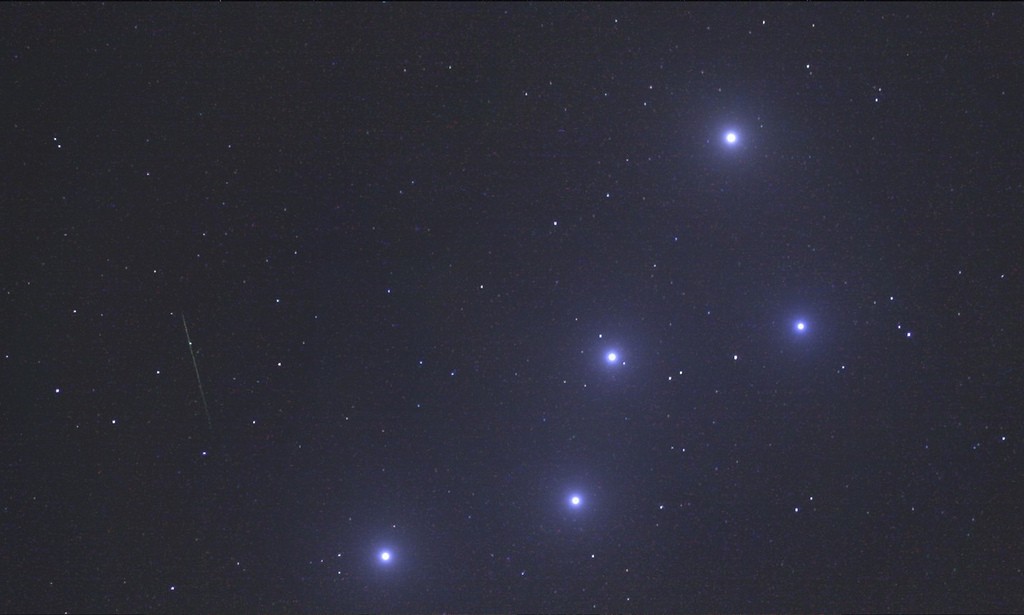
#> input picture cassiopeia.jpg, 1024 x 615 px, given in place of capture.jpg, which was not available
$ python Feckin_Controur.py
#> lines starting #> are read from the running program, lines starting #| are printed output that depends on the picture; after the words box and inside, x2 and y2 are one past the last pixel; in counts of white or black regions, pixels touching at a corner belong together; pictures that were not available may be replaced by others from this repository, and a replacement may not be noted
# -*- coding: utf-8 -*-
"""
Created on Tue Jun 25 13:03:10 2019

@author: Patrick
"""


import cv2
import numpy as np
import matplotlib.pyplot as plt

image = cv2.imread('capture.jpg')
#> image is the input picture: shape (615, 1024, 3); mean B, G, R 56.9, 44.8, 44.8
gray = cv2.cvtColor(image, cv2.COLOR_BGR2GRAY)
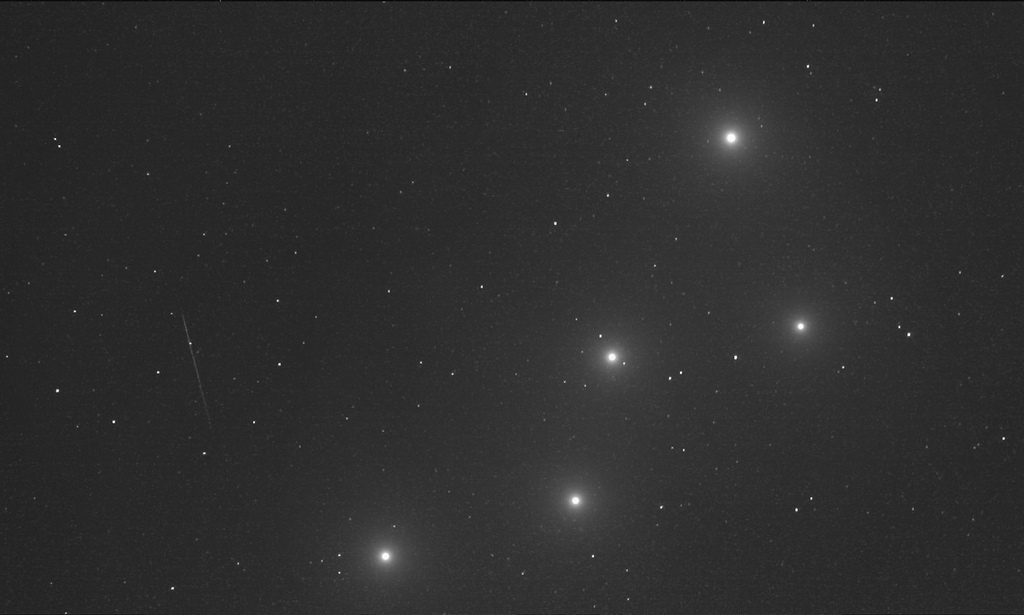
#> gray: shape (615, 1024); min 2, max 255, mean 46.1

ret, thresh = cv2.threshold(gray, 60, 255, cv2.THRESH_BINARY_INV)
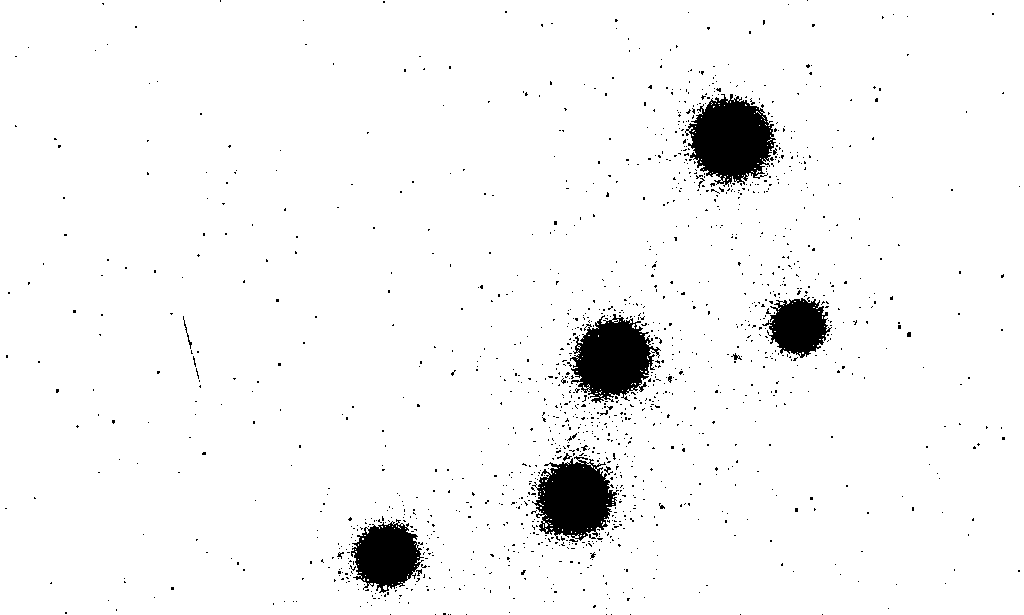
#> thresh: shape (615, 1024); 95.9% white; 1467 black regions (1454 under 20 px), largest, box (x1, y1, x2, y2) and area: (685, 94, 776, 187) 5440, (570, 314, 661, 403) 4932, (532, 456, 619, 541) 4704
blur = cv2.medianBlur(thresh, 1)
kernel = np.ones((10, 20), np.uint8)
img_dilation = cv2.dilate(blur, kernel, iterations=1)
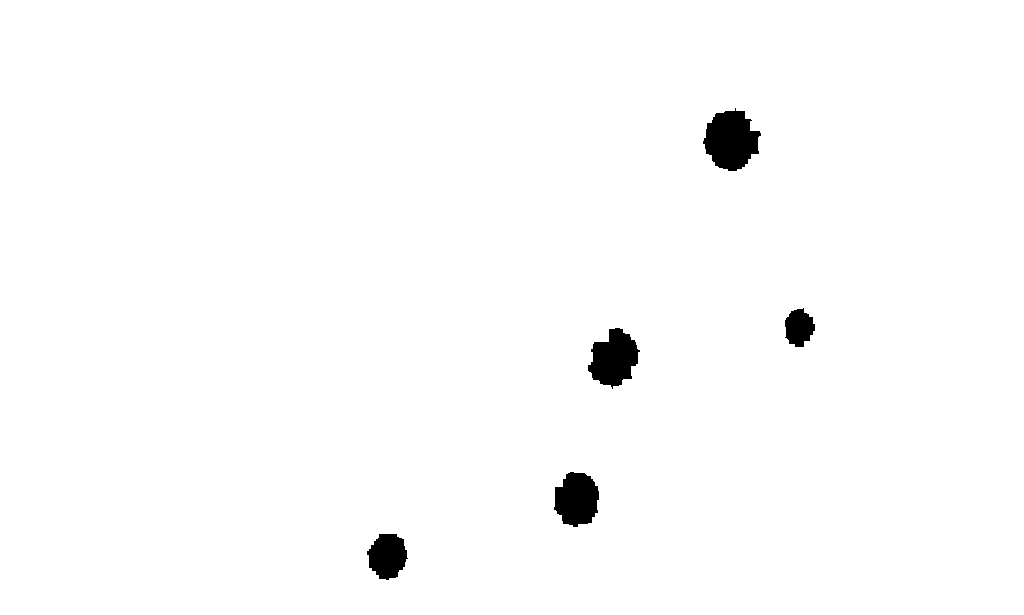
#> img_dilation: shape (615, 1024); 98.6% white; 5 black regions
ctrs, hier = cv2.findContours(img_dilation.copy(), cv2.RETR_TREE, cv2.CHAIN_APPROX_SIMPLE)
#> ctrs = 6 contours; box (x1, y1, x2, y2) and area: (0, 0, 1024, 615) 628122, (702, 107, 762, 172) 2584, (587, 327, 641, 390) 2124, (553, 471, 600, 528) 1954, (366, 533, 409, 581) 1441, (784, 307, 816, 348) 896

sorted_ctrs = sorted(ctrs, key=lambda ctr: cv2.boundingRect(ctr)[0])
#> sorted_ctrs has the same summary as ctrs
for i, ctr in enumerate(sorted_ctrs):
    # Get bounding box
    x, y, w, h = cv2.boundingRect(ctr)
    roi = image[y:y + h, x:x + w]
    if (h > 50 and w > 50) and h < 200:

        cv2.rectangle(image, (x, y), (x + w, y + h), (255, 255, 255), 1)
        cv2.imshow('{}.jpg'.format(i), roi)
        continue
#> this loop made 6 passes
#> (x, y, w, h) on passes 2 to 6: (366, 533, 43, 48), (553, 471, 47, 57), (587, 327, 54, 63), (702, 107, 60, 65), (784, 307, 32, 41)
#> (ctr, x, y, w, h) on pass 1: ([[0, 0], [0, 614], [1023, 614], [1023, 0]], 0, 0, 1024, 615)
#> pass 2, `roi = image[y:y + h, x:x + w]`:
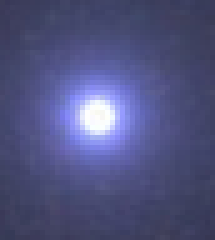
#> roi: shape (48, 43, 3) (shown 5 times larger); mean B, G, R 128.2, 83.2, 80.3
#> pass 3, `roi = image[y:y + h, x:x + w]`:
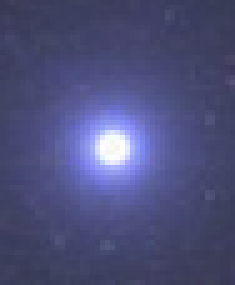
#> roi: shape (57, 47, 3) (shown 5 times larger); mean B, G, R 123.2, 79.3, 76.5
#> after the loop:
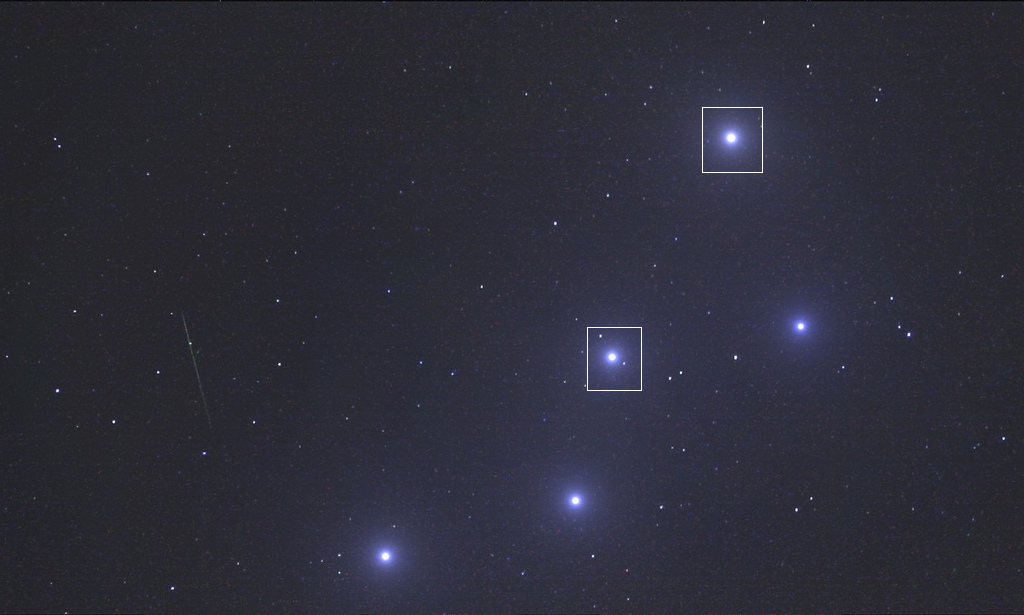
#> image: shape (615, 1024, 3); 0.08% of pixels changed, all inside (x1, y1, x2, y2) = (587, 107, 763, 391)

cv2.imshow('capture.jpg',image)

plt.imshow(image)
plt.gray()
plt.show()
